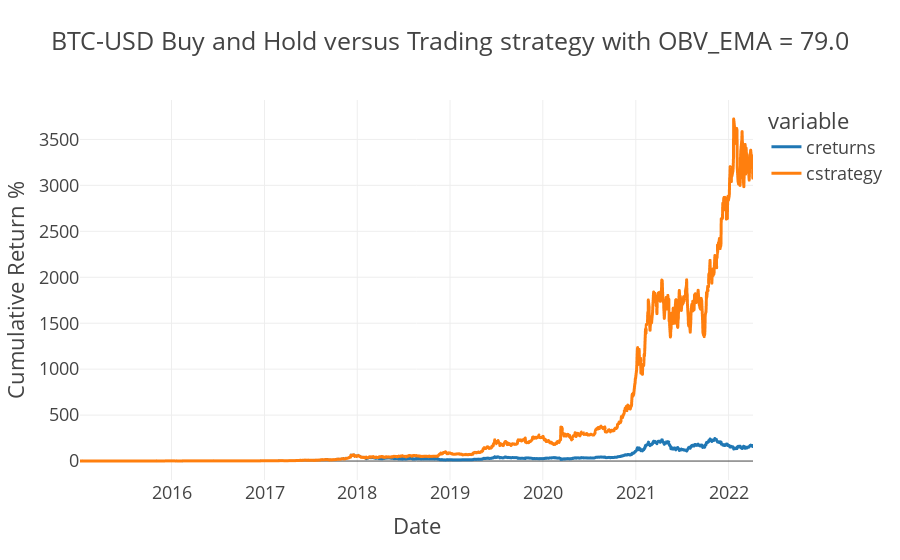

Notebook cell for this chart:
### Code cell
tester_BTC.plot_results()

### Figure 1 — Plotly figure (JSON) as saved in the notebook; plotly's stock layout.template omitted (floating-point values rounded to 4 significant figures; data arrays with more than 128 entries replaced by an {"elided": "..."} marker saying what was removed)
{"data": [{"hovertemplate": "variable=creturns<br>Date=%{x}<br>Cumulative Return %=%{y}<extra></extra>", "legendgroup": "creturns", "line": {"color": "#1F77B4", "dash": "solid"}, "marker": {"symbol": "circle"}, "mode": "lines", "name": "creturns", "showlegend": true, "type": "scattergl", "x": {"elided": "1828 str values"}, "xaxis": "x", "y": {"elided": "1828 float values"}, "yaxis": "y"}, {"hovertemplate": "variable=cstrategy<br>Date=%{x}<br>Cumulative Return %=%{y}<extra></extra>", "legendgroup": "cstrategy", "line": {"color": "#FF7F0E", "dash": "solid"}, "marker": {"symbol": "circle"}, "mode": "lines", "name": "cstrategy", "showlegend": true, "type": "scattergl", "x": {"elided": "1828 str values"}, "xaxis": "x", "y": {"elided": "1828 float values"}, "yaxis": "y"}], "layout": {"legend": {"title": {"text": "variable"}, "tracegroupgap": 0}, "title": {"text": "BTC-USD Buy and Hold versus Trading strategy with OBV_EMA = 79.0"}, "xaxis": {"anchor": "y", "domain": [0, 1], "title": {"text": "Date"}}, "yaxis": {"anchor": "x", "domain": [0, 1], "title": {"text": "Cumulative Return %"}}}}
